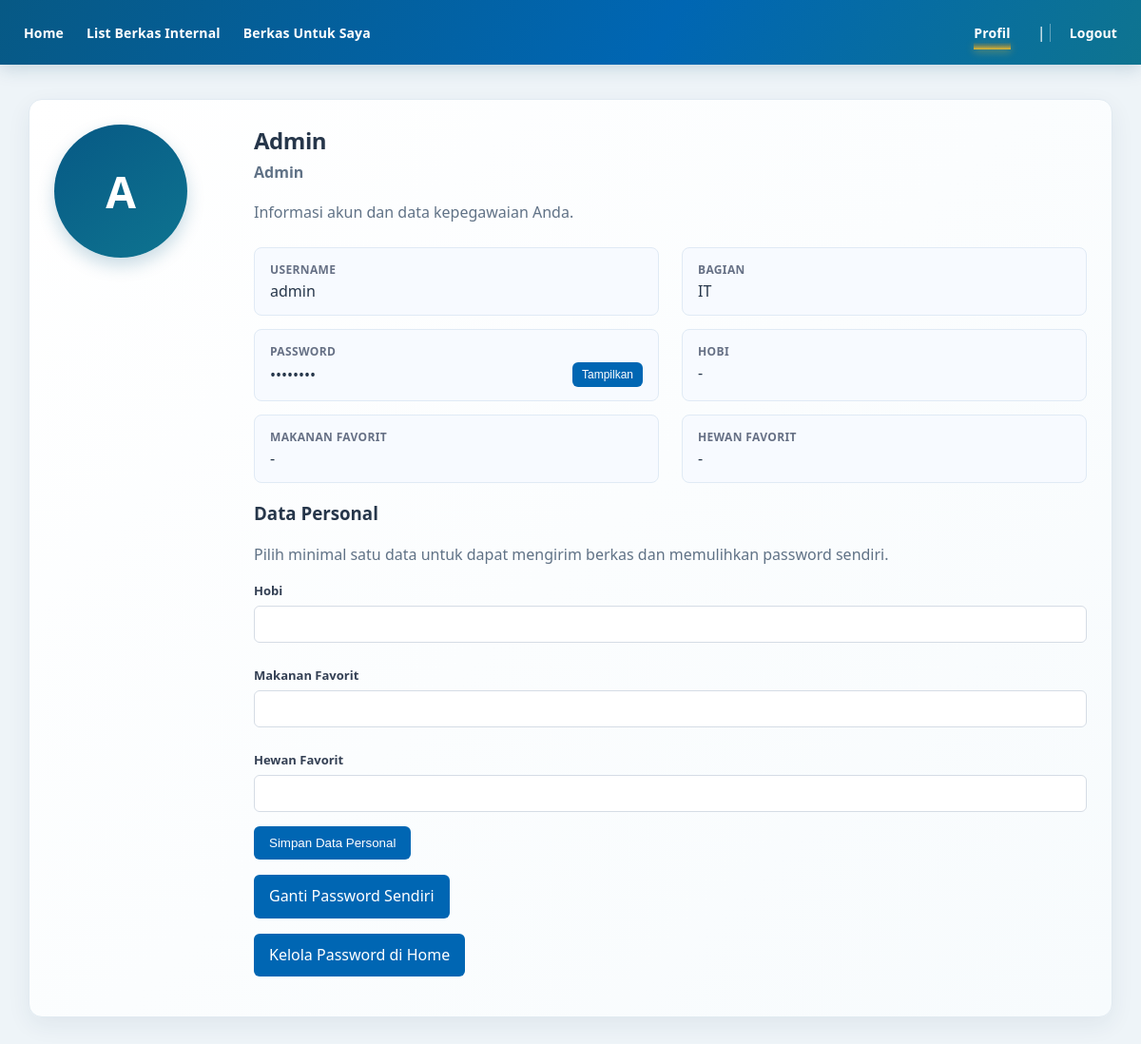
The app's page /index.php?aksi=profile (signed in) with its own data.
### tables this page shows
CREATE TABLE `user` (
  `id_user` int NOT NULL,
  `nama` varchar(50) NOT NULL,
  `username` varchar(50) NOT NULL,
  `password` varchar(255) NOT NULL,
  `bagian` varchar(50) NOT NULL,
  `role` enum('admin','pegawai') NOT NULL,
  `hobi` varchar(100) DEFAULT NULL,
  `makanan_favorit` varchar(100) DEFAULT NULL,
  `hewan_favorit` varchar(100) DEFAULT NULL
);

### controller/HomeController.php (called while the page is built, shortened)
<?php
require_once "model/User.php";
class HomeController {
    public function profile() {
        $model = new User();
        $data = $model->ambilUser($_SESSION['id_user']);
        require_once "views/profile.php";
    }
}
?>

### config/Koneksi.php (called while the page is built, shortened)
<?php
class Koneksi {
    public function getKoneksi() {
        $koneksi = new mysqli("localhost", "root", "", "e-berkas");
        return $koneksi;
    }
}
?>

### model/User.php (called while the page is built, shortened)
<?php
require_once "config/Koneksi.php";
class User {
    private $conn;
    public function __construct() {
        $db = new Koneksi();
        $this->conn = $db->getKoneksi();
        $this->pastikanKolomPersonal();
        $this->hapusKolomTidakTerpakai();
    }
    private function pastikanKolomPersonal() {
        $kolomPersonal = [
            'hobi' => 'VARCHAR(100) DEFAULT NULL',
            'makanan_favorit' => 'VARCHAR(100) DEFAULT NULL',
            'hewan_favorit' => 'VARCHAR(100) DEFAULT NULL'
        ];
        foreach ($kolomPersonal as $namaKolom => $definisi) {
            $namaKolomAman = $this->conn->real_escape_string($namaKolom);
            $cekKolom = $this->conn->query(
                "SHOW COLUMNS FROM `user` LIKE '$namaKolomAman'"
            );
        }
    }
    private function hapusKolomTidakTerpakai() {
        foreach (['email', 'no_tlp'] as $namaKolom) {
            $namaKolomAman = $this->conn->real_escape_string($namaKolom);
            $cekKolom = $this->conn->query(
                "SHOW COLUMNS FROM `user` LIKE '$namaKolomAman'"
            );
        }
    }
    public function ambilUser($id_user) {
        $stmt = $this->conn->prepare("SELECT * FROM `user` WHERE id_user = ?");
        $stmt->bind_param("i", $id_user);
        $stmt->execute();
        return $stmt->get_result()->fetch_assoc();
    }
}
?>

### views/profile.php (the view, shortened to what this page needs)
<!DOCTYPE html>
<html>
<head>
    <link rel="stylesheet" href="views/css/style.css?v=3">
</head>
<body>
    <div class="navbar">
        <a href="index.php?aksi=home">Home</a>
        <a href="index.php?aksi=berkas">List Berkas Internal</a>
        <a href="index.php?aksi=penerima">Berkas Untuk Saya</a>
        <span>
            <a class="active" aria-current="page" href="index.php?aksi=profile">Profil</a> |
            <a href="index.php?aksi=logout">Logout</a>
        </span>
    </div>
    <div class="container">
        <div class="box profile-card">
            <div class="profile-avatar">
                <?php echo strtoupper(substr($data['nama'], 0, 1)); ?>
            </div>
            <div class="profile-intro">
                <h2><?php echo htmlspecialchars($data['nama']); ?></h2>
                <p class="profile-role">
                    <?php echo htmlspecialchars(ucfirst($data['role'])); ?>
                </p>
                <p>Informasi akun dan data kepegawaian Anda.</p>
                <div class="profile-details">
                    <div class="profile-detail">
                        <strong>Username</strong>
                        <span><?php echo htmlspecialchars($data['username']); ?></span>
                    </div>
                    <div class="profile-detail">
                        <strong>Bagian</strong>
                        <span><?php echo htmlspecialchars($data['bagian']); ?></span>
                    </div>
                    <div class="profile-detail password-detail">
                        <strong>Password</strong>
                        <div class="password-row">
                            <span id="passwordValue" data-password="<?php echo htmlspecialchars($data['password'], ENT_QUOTES, 'UTF-8'); ?>">••••••••</span>
                            <button type="button" class="password-toggle" onclick="togglePassword()">Tampilkan</button>
                        </div>
                    </div>
                    <div class="profile-detail">
                        <strong>Hobi</strong>
                        <span><?php echo htmlspecialchars($data['hobi'] ?? '-'); ?></span>
                    </div>
                    <div class="profile-detail">
                        <strong>Makanan Favorit</strong>
                        <span><?php echo htmlspecialchars($data['makanan_favorit'] ?? '-'); ?></span>
                    </div>
                    <div class="profile-detail">
                        <strong>Hewan Favorit</strong>
                        <span><?php echo htmlspecialchars($data['hewan_favorit'] ?? '-'); ?></span>
                    </div>
                </div>
                <div class="profile-edit">
                    <h3>Data Personal</h3>
                    <p>Pilih minimal satu data untuk dapat mengirim berkas dan memulihkan password sendiri.</p>
                    <form action="index.php?aksi=prosesDataPersonal" method="POST">
                        <label>Hobi</label>
                        <input type="text" name="hobi" value="<?php echo htmlspecialchars($data['hobi'] ?? ''); ?>">
                        <label>Makanan Favorit</label>
                        <input type="text" name="makanan_favorit" value="<?php echo htmlspecialchars($data['makanan_favorit'] ?? ''); ?>">
                        <label>Hewan Favorit</label>
                        <input type="text" name="hewan_favorit" value="<?php echo htmlspecialchars($data['hewan_favorit'] ?? ''); ?>">
                        <button type="submit">Simpan Data Personal</button>
                    </form>
                </div>
                <p>
                    <a class="btn" href="index.php?aksi=gantiPassword">Ganti Password Sendiri</a>
                </p>
                <?php if ($data['role'] === 'admin') { ?>
                    <p>
                        <a class="btn" href="index.php?aksi=home">Kelola Password di Home</a>
                    </p>
                <?php } ?>
            </div>
        </div>
    </div>
</body>
</html>

### views/css/style.css (style rules this page uses)
* { box-sizing: border-box; }
body { margin: 0; font-family: "Segoe UI", Arial, sans-serif; background: #eef4f8; color: #26364a; animation: muncul 0.5s ease; }
.navbar { display: flex; align-items: center; min-height: 68px; background: linear-gradient(120deg, #075985, #0066b3 58%, #0e7490); padding: 16px max(25px, calc((100% - 1200px) / 2)); color: white; box-shadow: 0 4px 18px rgba(8, 73, 107, 0.18); }
.navbar a { display: inline-block; color: white; text-decoration: none; margin-right: 24px; font-size: 14px; font-weight: 600; letter-spacing: 0.01em; position: relative; z-index: 1; transition: transform 0.2s ease, opacity 0.2s ease; }
.navbar a.active { color: #fbbf24 opacity: 1; }
.navbar a.active::after { content: ""; position: absolute; bottom: -8px; left: 0; right: 0; height: 8px;/ border-radius: 6px; background: linear-gradient( to top, rgba(251, 191, 36, 0.9) 0%, rgba(245, 158, 11, 0.4) 50%, rgba(251, 191, 36, 0) 100% ); box-shadow: 0 3px 8px rgba(251, 191, 36, 0.3); }
.navbar span { margin-left: auto; }
.navbar span a:last-child { margin-right: 0; padding-left: 20px; border-left: 1px solid rgba(255, 255, 255, 0.35); }
.container { padding: 36px 30px 48px; max-width: 1200px; margin: auto; }
.box { background: white; padding: 26px; border: 1px solid #e1eaf1; border-radius: 14px; box-shadow: 0 8px 24px rgba(25, 61, 87, 0.07); animation: naik 0.6s ease; }
.box h2 { margin-top: 0; margin-bottom: 10px; font-size: 24px; letter-spacing: -0.02em; }
.box p { color: #607286; line-height: 1.6; }
form label { display: block; margin-top: 10px; color: #344054; font-size: 13px; font-weight: 700; }
input,select, textarea { width: 100%; padding: 11px; margin: 7px 0 15px; border: 1px solid #d5dce5; border-radius: 6px; background: #fff; transition: 0.3s; }
button, .btn { display: inline-block; padding: 10px 16px; background: #0066b3; color: white; border: none; text-decoration: none; border-radius: 6px; cursor: pointer; transition: 0.3s; }
a { color: #0066b3; transition: 0.2s; }
.profile-card { display: grid; grid-template-columns: 180px 1fr; gap: 30px; align-items: start; background: linear-gradient(135deg, #ffffff 0%, #f7fbfd 100%); }
.profile-avatar { display: grid; width: 140px; height: 140px; place-items: center; color: white; font-size: 46px; font-weight: 700; background: linear-gradient(145deg, #075985, #0e7490); box-shadow: 0 8px 18px rgba(7, 89, 133, 0.22); border-radius: 50%; }
.profile-intro h2 { margin-bottom: 5px; }
.profile-role { margin-top: 0; color: #0066b3; font-weight: 600; }
.profile-details { display: grid; grid-template-columns: repeat(2, minmax(0, 1fr)); gap: 14px 24px; margin-top: 24px; }
.profile-detail { padding: 14px 16px; background: #f7faff; border: 1px solid #e0eaf5; border-radius: 8px; }
.profile-detail strong, .profile-detail span { display: block; }
.profile-detail strong { margin-bottom: 3px; color: #667085; font-size: 12px; font-weight: 600; letter-spacing: 0.03em; text-transform: uppercase; }
.profile-detail span { color: #26364a; overflow-wrap: anywhere; }
.password-row { display: flex; align-items: center; justify-content: space-between; gap: 12px; }
.password-row > span { min-width: 0; overflow: hidden; text-overflow: ellipsis; white-space: nowrap; }
.password-toggle { flex-shrink: 0; padding: 6px 10px; font-size: 12px; }
h1, h2, h3 { color: #26364a; }

### records on screen
user: nama "A", nama "Admin", role "Admin", username "admin", bagian "IT", hobi "-", makanan_favorit "-", hewan_favorit "-"
